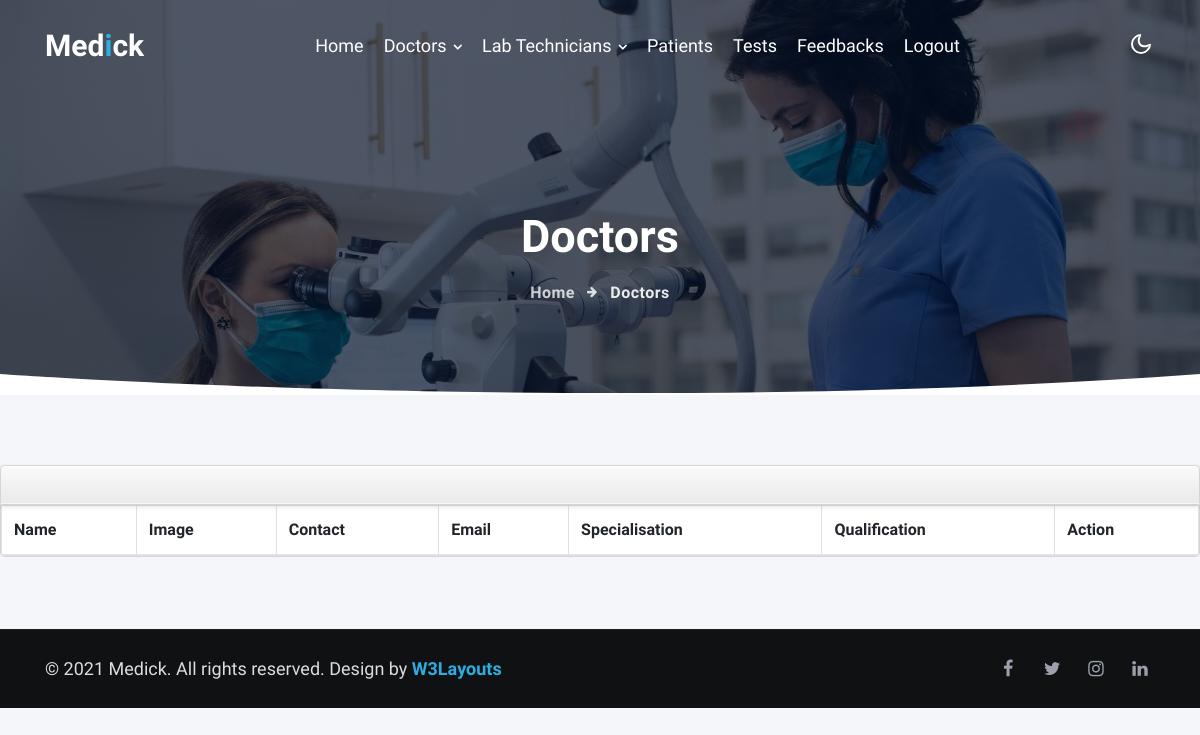
The app's page /viewDr, older data.
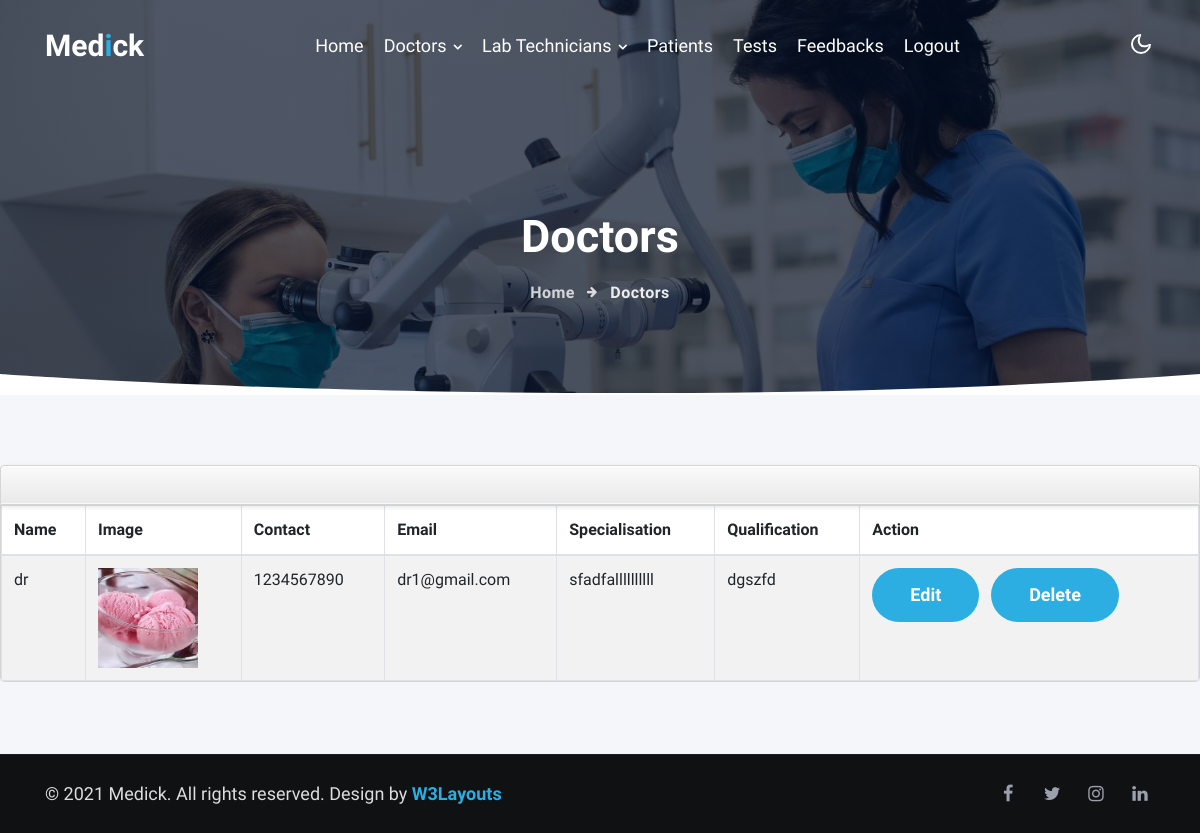
The same page, newer data.
### heart_prob/models.py (models this page shows, shortened)
class registration(db.Model, UserMixin):
    id=db.Column(db.Integer, primary_key=True)
    lid=db.Column(db.String(80))
    name = db.Column(db.String(80))
    address= db.Column(db.String (80))
    age= db.Column(db.String (80))
    gender= db.Column(db.String (80))
    email= db.Column(db.String(80))
    number= db.Column(db.String (10))
    password = db.Column(db.String(80))
    usertype = db.Column(db.String(80))
    Specialisation=db.Column(db.String(80))
    Qualification=db.Column(db.String(80))
    Image=db.Column(db.String(80))

### heart_prob/routes.py (the view)
@login_required
@app.route('/viewDr',methods=["GET","POST"])
def viewDr():
    obj = registration.query.filter_by(usertype="Dr").all()
    return render_template("viewDr.html",obj=obj)

### heart_prob/templates/viewDr.html (shortened to what this page needs)
{%extends 'adminlayout.html'%}
{%block content%}
<div class="breadcrumb-bg w3l-inner-page-breadcrumb py-5">
	<div class="container pt-lg-5 pt-md-3 p-lg-4 pb-md-3 my-lg-3">
	  <h2 class="title pt-5">Doctors</h2>
	  <ul class="breadcrumbs-custom-path mt-3 text-center">
		<li><a href="/adminpage">Home</a></li>
		<li class="active"><span class="fa fa-arrow-right mx-2" aria-hidden="true"></span> Doctors </li>
	  </ul>
	</div>
  </div>
  <div class="position-relative">
  <div class="shape overflow-hidden">
  </div>
  </div>
  <br>
  <br>
  <br>
<div class="span7">
<div class="widget stacked widget-table action-table">
				<div class="widget-header">
				</div>
				<div class="widget-content" >
					<table class="table table-striped table-bordered">
						<thead>
							<tr>
								<th>Name</th>
                                <th>Image</th>
                                <th>Contact</th>
                                <th>Email</th>
								<th>Specialisation</th>
                                <th>Qualification</th>
								<th>Action</th>
							</tr>
						</thead>
						<tbody>
                            {% for  i in obj %}
							<tr>
								<td>{{i.name}}</td>
                                <td><img width=100 height=100 src="../static/pics/{{i.Image}}"></td>
                                <td>{{i.number}}</td>
                                <td>{{i.email}}</td>
                                <td>{{i.Specialisation}}</td>
								<td>{{i.Qualification}}</td>
								<td><a href='/editDr/{{i.id}}'button class="btn btn-style btn-secondary">Edit</a>&nbsp;&nbsp;&nbsp;<a href="/delete_Dr/{{i.id}}"button class="btn btn-style btn-primary">Delete</a></td>
                            </tr>
                              {%endfor%}
					        </tbody>
						</table>
				</div>
			</div>
            </div>
<br>
<br>
{%endblock%}

Row changes from the older to the newer data that the page shows:
added registration: name "dr", Image (picture), number "1234567890", email "dr1@gmail.com", Specialisation "sfadfallllllllll", Qualification "dgszfd"
